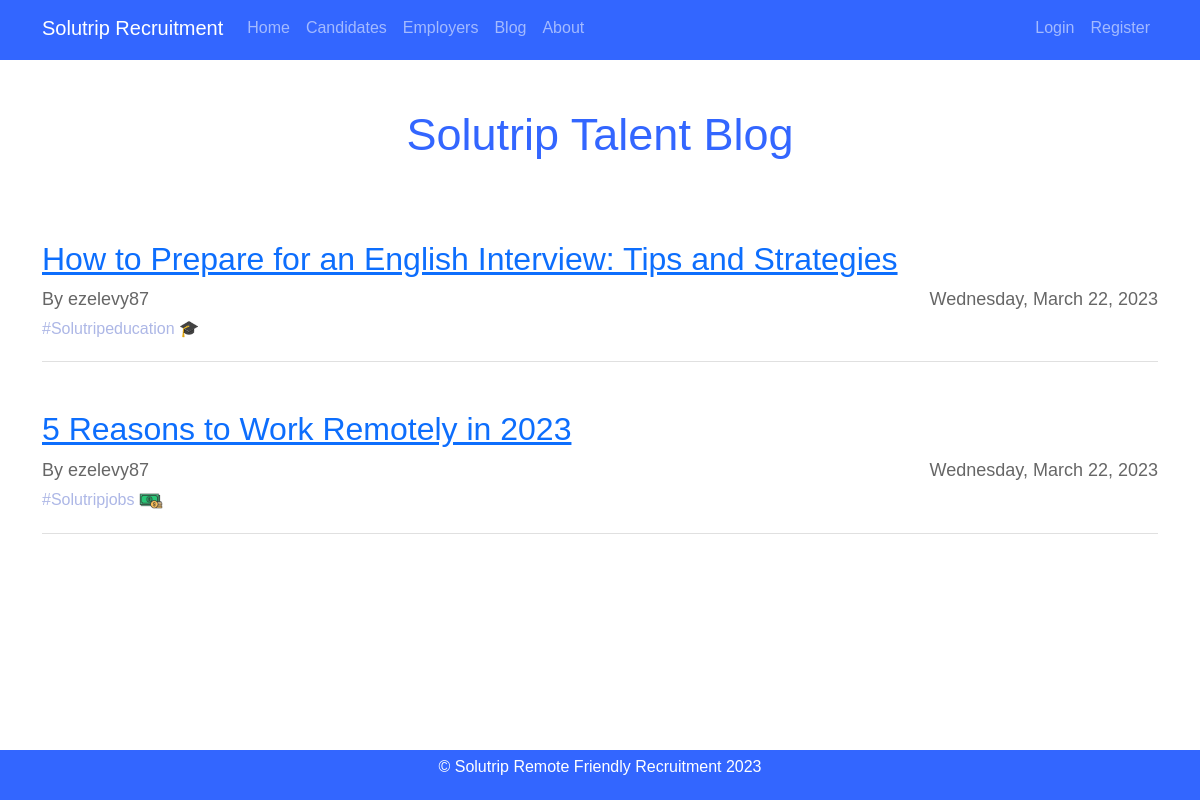
Page /blog on the committed database.
### Solutrip_app/models.py (models this page shows)
class Post(db.Model):
    id = db.Column (db.Integer, primary_key=True)
    title = db.Column(db.String(60), nullable=False)
    date_posted = db.Column(db.DateTime, nullable=False, default=datetime.utcnow)
    tag = db.Column(db.String(60), nullable=False)
    content = db.Column(db.Text, nullable=False)
    user_id = db.Column(db.Integer, db.ForeignKey('user.id'), nullable=False)

class User(db.Model, UserMixin):
    id = db.Column (db.Integer, primary_key=True)
    username = db.Column (db.String(64), unique=True, nullable=False)
    email = db.Column (db.String(120), unique=True, nullable=False)
    password = db.Column(db.String(128), nullable=False)
    image_file = db.Column(db.String(20), nullable=False, default='default.jpg')
    role = db.Column(db.String(20), nullable=False, default='user')
    user_info = db.relationship('UserInfo', backref='user', lazy=True)
    author = db.relationship('Post', backref='author', lazy=True )

### Solutrip_app/routes.py (the view)
@app.route("/blog")
def blog():
    posts = Post.query.all()
    return render_template("blog.html", posts = posts, title = "Blog")

### Solutrip_app/templates/blog.html
{% extends 'layout.html' %}
{% block content %}
    <div class="blog">
        <h2 class="blog-title mt-5" style="padding-bottom: 30px;">Solutrip Talent Blog</h2>
        {% for post in posts [::-1] %}
            <div class="blog-post mt-5">
                <h4> <a class="post-title" href="{{ url_for('post', post_id= post.id)}}"> {{ post.title }}</a></h4>
                <div class="post-info mb-1">
                    <span class="post-author">By {{ post.author.username }}</span>
                    <span class="post-date">{{ post.date_posted.strftime('%A, %B %d, %Y') }}</span>
                </div>
                {% if post.tag == "technology" %}
                <div class="post-tag" style="color: rgb(173, 183, 230);">
                    #Solutrip{{ post.tag }} &#x1F4BB;
                </div>
                {% elif post.tag == "education" %}
                    <div class="post-tag" style="color: rgb(173, 183, 230);">
                        #Solutrip{{ post.tag }} &#x1F393;
                    </div>
                {% elif post.tag == "jobs" %}
                    <div class="post-tag" style="color: rgb(173, 183, 230);">
                        #Solutrip{{ post.tag }}
                        <img src="{{ url_for('static', filename='dinero.png') }}" alt="Technology" width="24" height="24">
                    </div>
                {% endif %}
            </div>
        {% endfor %}
    </div>
{% endblock content %}

### Solutrip_app/static/styles.css (style rules this page uses)
body { background-image: url(bg-img.jpg); background-size: cover; font-family: Arial, sans-serif; color: #333; }
html, body { height: 100%; }
#account h1,h2 { color: #3366ff; }
.blog-title { font-size: 45px; margin-top: 50px; margin-bottom: 40px; text-align: center; }
.blog-post { margin-bottom: 40px; padding-bottom: 20px; border-bottom: 1px solid #e0e0e0; }
.post-title { font-size: 32px; margin-top: 0; margin-bottom: 20px; }
.post-info { display: flex; justify-content: space-between; margin-bottom: 20px; }
.post-author { font-size: 18px; color: #666; }
.post-date { font-size: 18px; color: #666; }

### rows in the picture
Post: title "How to Prepare for an English Interview: Tips and Strategies", author.username "ezelevy87", date_posted "Wednesday, March 22, 2023", tag "education"
Post: title "5 Reasons to Work Remotely in 2023", author.username "ezelevy87", date_posted "Wednesday, March 22, 2023", tag "jobs"
